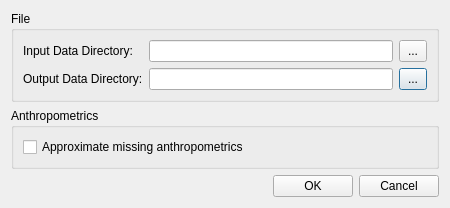
<?xml version="1.0" encoding="UTF-8"?>
<ui version="4.0">
 <class>OptionsDialog</class>
 <widget class="QDialog" name="OptionsDialog">
  <property name="geometry">
   <rect>
    <x>0</x>
    <y>0</y>
    <width>450</width>
    <height>206</height>
   </rect>
  </property>
  <property name="windowTitle">
   <string>Options</string>
  </property>
  <layout class="QVBoxLayout" name="verticalLayout">
   <item>
    <widget class="QGroupBox" name="groupBox_3">
     <property name="title">
      <string>File</string>
     </property>
     <layout class="QFormLayout" name="formLayout_3">
      <item row="0" column="0">
       <widget class="QLabel" name="labelInputDirectory">
        <property name="text">
         <string>Input Data Directory:</string>
        </property>
       </widget>
      </item>
      <item row="1" column="0">
       <widget class="QLabel" name="labelOutputDirectory">
        <property name="text">
         <string>Output Data Directory:</string>
        </property>
       </widget>
      </item>
      <item row="1" column="1">
       <layout class="QHBoxLayout" name="horizontalLayout">
        <item>
         <widget class="QLineEdit" name="lineEditRootOutput"/>
        </item>
        <item>
         <widget class="QPushButton" name="pushButtonRootOutputChooser">
          <property name="sizePolicy">
           <sizepolicy hsizetype="Fixed" vsizetype="Fixed">
            <horstretch>0</horstretch>
            <verstretch>0</verstretch>
           </sizepolicy>
          </property>
          <property name="styleSheet">
           <string notr="true">padding: 3px 8px;</string>
          </property>
          <property name="text">
           <string>...</string>
          </property>
         </widget>
        </item>
       </layout>
      </item>
      <item row="0" column="1">
       <layout class="QHBoxLayout" name="horizontalLayout_2">
        <item>
         <widget class="QLineEdit" name="lineEditRootInput"/>
        </item>
        <item>
         <widget class="QPushButton" name="pushButtonRootInputChooser">
          <property name="sizePolicy">
           <sizepolicy hsizetype="Fixed" vsizetype="Fixed">
            <horstretch>0</horstretch>
            <verstretch>0</verstretch>
           </sizepolicy>
          </property>
          <property name="styleSheet">
           <string notr="true">padding: 3px 8px;</string>
          </property>
          <property name="text">
           <string>...</string>
          </property>
         </widget>
        </item>
       </layout>
      </item>
     </layout>
    </widget>
   </item>
   <item>
    <widget class="QGroupBox" name="groupBox_6">
     <property name="title">
      <string>Anthropometrics</string>
     </property>
     <layout class="QVBoxLayout" name="verticalLayout_3">
      <item>
       <widget class="QCheckBox" name="checkBoxApproximateAnthropometrics">
        <property name="text">
         <string>Approximate missing anthropometrics</string>
        </property>
       </widget>
      </item>
     </layout>
    </widget>
   </item>
   <item>
    <layout class="QHBoxLayout" name="horizontalLayout_3">
     <item>
      <spacer name="horizontalSpacer">
       <property name="orientation">
        <enum>Qt::Orientation::Horizontal</enum>
       </property>
       <property name="sizeHint" stdset="0">
        <size>
         <width>40</width>
         <height>20</height>
        </size>
       </property>
      </spacer>
     </item>
     <item>
      <widget class="QPushButton" name="pushButtonOK">
       <property name="text">
        <string>OK</string>
       </property>
      </widget>
     </item>
     <item>
      <widget class="QPushButton" name="pushButtonCancel">
       <property name="text">
        <string>Cancel</string>
       </property>
      </widget>
     </item>
    </layout>
   </item>
  </layout>
 </widget>
 <resources/>
 <connections>
  <connection>
   <sender>pushButtonOK</sender>
   <signal>clicked()</signal>
   <receiver>OptionsDialog</receiver>
   <slot>accept()</slot>
   <hints>
    <hint type="sourcelabel">
     <x>321</x>
     <y>331</y>
    </hint>
    <hint type="destinationlabel">
     <x>224</x>
     <y>176</y>
    </hint>
   </hints>
  </connection>
  <connection>
   <sender>pushButtonCancel</sender>
   <signal>clicked()</signal>
   <receiver>OptionsDialog</receiver>
   <slot>reject()</slot>
   <hints>
    <hint type="sourcelabel">
     <x>402</x>
     <y>331</y>
    </hint>
    <hint type="destinationlabel">
     <x>224</x>
     <y>176</y>
    </hint>
   </hints>
  </connection>
 </connections>
</ui>
